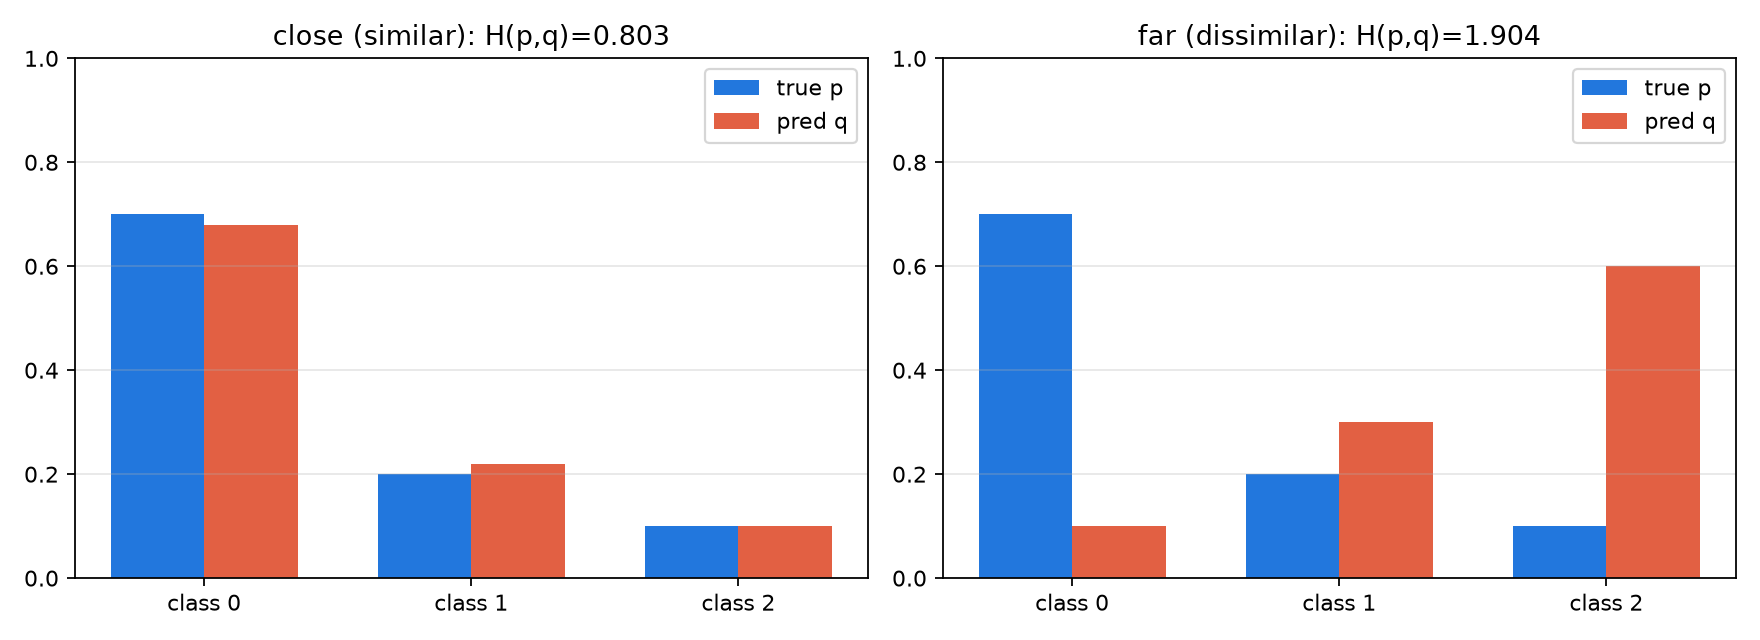

Python code for this plot:
import torch
import matplotlib.pyplot as plt


def cross_entropy(p, q):
    # 交叉熵 H(p,q) = -Σ p·log q；约定 0·log0 = 0（跳过 p=0 的项）
    p = torch.tensor(p, dtype=torch.float)
    q = torch.tensor(q, dtype=torch.float)
    mask = p > 0
    return -(p[mask] * torch.log(q[mask])).sum().item()


# 场景一：q 接近 p → 交叉熵小，分布相似
p_close = [0.7, 0.2, 0.1]
q_close = [0.68, 0.22, 0.10]
ce_close = cross_entropy(p_close, q_close)

# 场景二：q 远离 p → 交叉熵大，分布不相似
p_far = [0.7, 0.2, 0.1]
q_far = [0.10, 0.30, 0.60]
ce_far = cross_entropy(p_far, q_far)

print(f"H(p,q) close = {ce_close:.4f}  far = {ce_far:.4f}")

x = torch.arange(3).numpy()
width = 0.35

fig, axes = plt.subplots(1, 2, figsize=(11, 4), dpi=160)
for ax, p, q, ce, title in [
    (axes[0], p_close, q_close, ce_close, f"close (similar): H(p,q)={ce_close:.3f}"),
    (axes[1], p_far, q_far, ce_far, f"far (dissimilar): H(p,q)={ce_far:.3f}"),
]:
    ax.bar(x - width / 2, p, width, label="true p", color="#2277dd")
    ax.bar(x + width / 2, q, width, label="pred q", color="#dd4422", alpha=0.85)
    ax.set_xticks(x)
    ax.set_xticklabels(["class 0", "class 1", "class 2"])
    ax.set_ylim(0, 1)
    ax.set_title(title)
    ax.legend()
    ax.grid(axis="y", alpha=0.3)

plt.tight_layout()
plt.savefig("cross_entropy_similarity.png")
